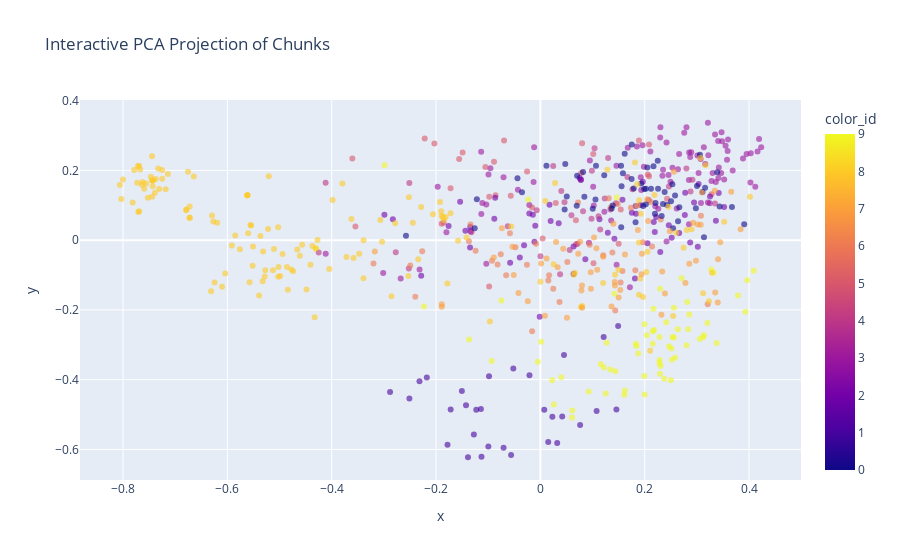

Write notebook code for a chart like this one.
### Code cell
fig = px.scatter(
    df,
    x="x",
    y="y",
    color="color_id",
    hover_data=["document", "chunk", "preview"],
    title="Interactive PCA Projection of Chunks"
)
fig.update_traces(marker=dict(size=6, opacity=0.6))
fig.update_layout(showlegend=False)
fig.show()

### Figure 1 — Plotly figure (JSON) as saved in the notebook; plotly's stock layout.template omitted (floating-point values rounded to 4 significant figures; data arrays with more than 128 entries replaced by an {"elided": "..."} marker saying what was removed)
{"data": [{"customdata": {"elided": "623x3 mixed values"}, "hovertemplate": "x=%{x}<br>y=%{y}<br>document=%{customdata[0]}<br>chunk=%{customdata[1]}<br>preview=%{customdata[2]}<br>color_id=%{marker.color}<extra></extra>", "legendgroup": "", "marker": {"color": {"elided": "623 int values"}, "coloraxis": "coloraxis", "opacity": 0.6, "size": 6, "symbol": "circle"}, "mode": "markers", "name": "", "orientation": "v", "showlegend": false, "type": "scatter", "x": {"elided": "623 float values"}, "xaxis": "x", "y": {"elided": "623 float values"}, "yaxis": "y"}], "layout": {"coloraxis": {"colorbar": {"title": {"text": "color_id"}}, "colorscale": [[0, "#0d0887"], [0.1111, "#46039f"], [0.2222, "#7201a8"], [0.3333, "#9c179e"], [0.4444, "#bd3786"], [0.5556, "#d8576b"], [0.6667, "#ed7953"], [0.7778, "#fb9f3a"], [0.8889, "#fdca26"], [1, "#f0f921"]]}, "legend": {"tracegroupgap": 0}, "showlegend": false, "title": {"text": "Interactive PCA Projection of Chunks"}, "xaxis": {"anchor": "y", "domain": [0, 1], "title": {"text": "x"}}, "yaxis": {"anchor": "x", "domain": [0, 1], "title": {"text": "y"}}}}
